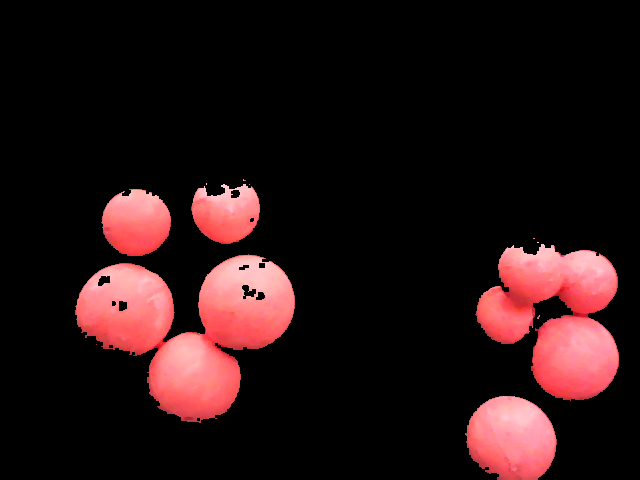
#> input picture only_segmented_left_test1/segmented_left_16.png, 640 x 480 px, found by its file name
$ python disparity_map_single_images.py
#> lines starting #> are read from the running program, lines starting #| are printed output that depends on the picture
# disparity_map_single_images.py
import numpy as np
import cv2
from matplotlib import pyplot as plt

img1 = cv2.imread('C:/Users/Jared/Documents/python_scripts/only_segmented_left_test1/segmented_left_16.png')
#> img1 is the input picture: shape (480, 640, 3); mean B, G, R 19.6, 18.8, 38.3
img2 = cv2.imread('C:/Users/Jared/Documents/python_scripts/only_segmented_right_test1/segmented_right_16.png')
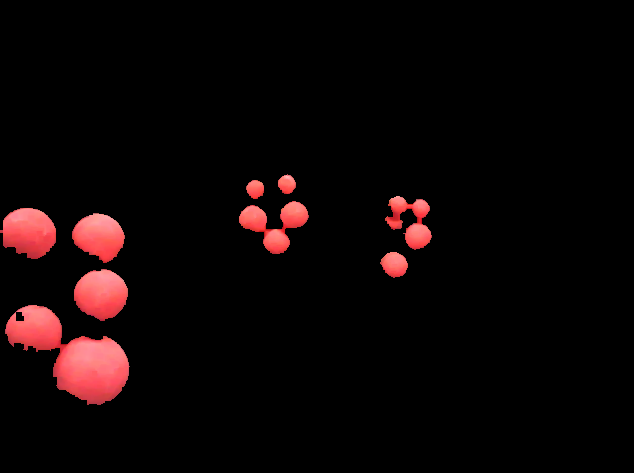
#> input picture test1_segmented_images_right_selected/segmented_right_16.png, 634 x 473 px, found by its file name
#> img2 is the input picture: shape (473, 634, 3); mean B, G, R 5.4, 5.2, 13.1
print(img1.shape)
#| (480, 640, 3)
print(img2.shape)
#| (473, 634, 3)

gray1 = cv2.cvtColor(img1, cv2.COLOR_BGR2GRAY)
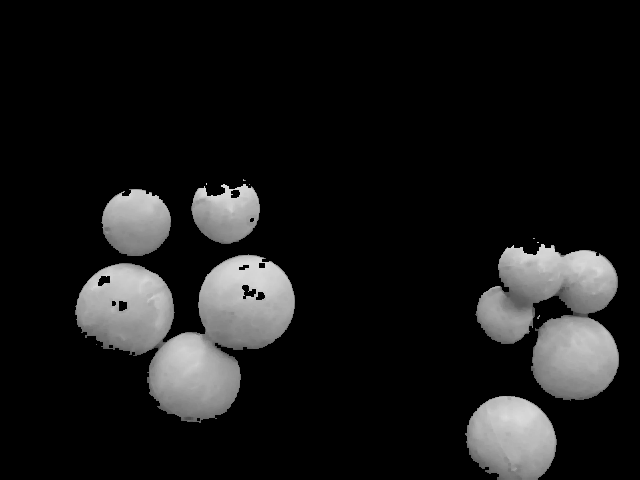
#> gray1: shape (480, 640); min 0, max 220, mean 24.7
gray2 = cv2.cvtColor(img2, cv2.COLOR_BGR2GRAY)
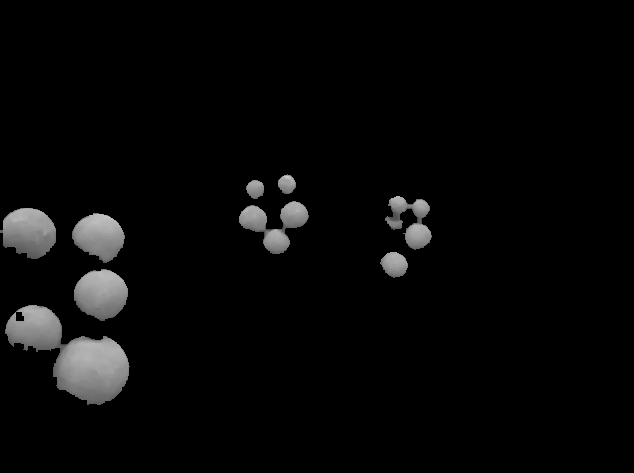
#> gray2: shape (473, 634); min 0, max 202, mean 7.6
0
stereo = cv2.StereoBM_create(numDisparities=80, blockSize=5)
#stereo = cv2.StereoBM(cv2.STEREO_BM_BASIC_PRESET, ndisparities=16, SADWindowSize=15)
#> (the run stopped early here; a loop or call above may not have finished)
